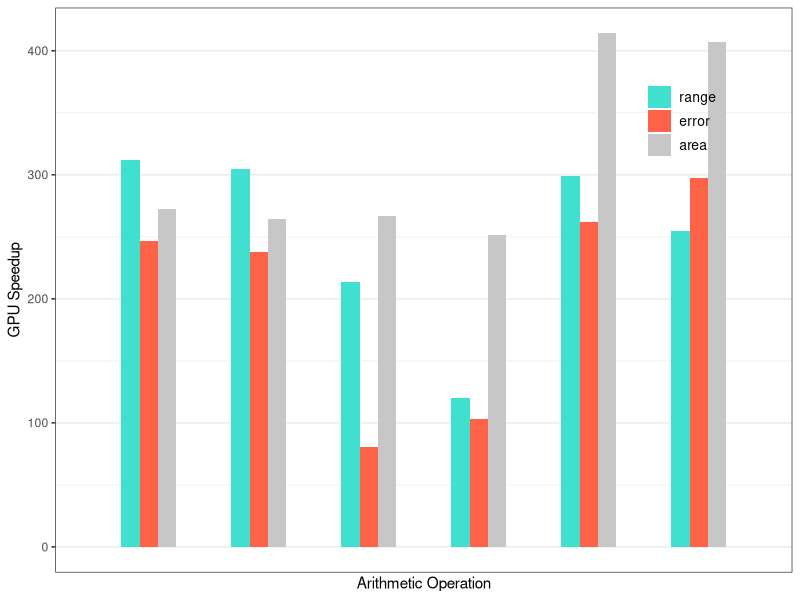

The R source for this figure:
#!/usr/bin/Rscript

require(lattice);
require(reshape2);
require(ggplot2);

a0<-read.csv('raw_kernel_time.csv',header=T);
a1<-read.csv('raw_kernel_time_openmp.csv',header=T);
pdf(file="raw_speedup.pdf", height=3.5, width=7.5);

b0<-data.frame(operation=a0$operation,model=a0$model,time=a0$runtime);
b1<-data.frame(operation=a1$operation,model=a1$model,time=a1$runtime);
c0<-aggregate(b0[3],b0[1:2],min);
c1<-aggregate(b1[3],b1[1:2],min);

d<-data.frame(operation=c0$operation,model=c0$model,speedup=c1$time/c0$time);

e<-melt(d,id.vars=c("operation","model"));
e$operation=e$operation+1;
 
p <- ggplot(data=e,aes(x=operation,y=value,group=model,fill=factor(model)))+geom_bar(width=0.5,stat="identity",position=position_dodge()) +
scale_x_discrete(breaks=seq(0,6,1),labels=c('','add','sub','mult','div','exp','log'))+
scale_fill_manual(labels=c('range','error','area'),values=c('#40E0D0','#FF6347',"#C7C7C7"))+
xlab('Arithmetic Operation') + ylab('GPU Speedup');

p + theme_bw() + theme(legend.position=c(0.85,0.8), legend.title=element_blank(),legend.background = element_blank(),legend.text=element_text(size=10)); 

